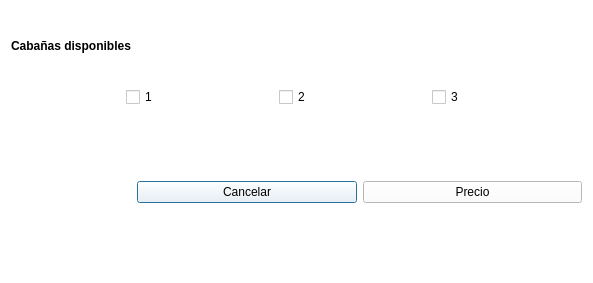
<?xml version="1.0" encoding="UTF-8"?>
<ui version="4.0">
 <class>Dialog</class>
 <widget class="QDialog" name="Dialog">
  <property name="windowModality">
   <enum>Qt::ApplicationModal</enum>
  </property>
  <property name="geometry">
   <rect>
    <x>0</x>
    <y>0</y>
    <width>593</width>
    <height>283</height>
   </rect>
  </property>
  <property name="windowTitle">
   <string>Dialog</string>
  </property>
  <property name="styleSheet">
   <string notr="true">background-color: rgb(255, 255, 255);</string>
  </property>
  <layout class="QGridLayout" name="gridLayout">
   <item row="1" column="0" colspan="3">
    <layout class="QHBoxLayout" name="horizontalLayout_2">
     <item>
      <widget class="QCheckBox" name="cab1">
       <property name="sizePolicy">
        <sizepolicy hsizetype="Fixed" vsizetype="Maximum">
         <horstretch>0</horstretch>
         <verstretch>0</verstretch>
        </sizepolicy>
       </property>
       <property name="text">
        <string>1</string>
       </property>
       <property name="iconSize">
        <size>
         <width>20</width>
         <height>20</height>
        </size>
       </property>
       <property name="shortcut">
        <string/>
       </property>
       <property name="checkable">
        <bool>true</bool>
       </property>
       <property name="checked">
        <bool>false</bool>
       </property>
       <property name="autoRepeat">
        <bool>true</bool>
       </property>
       <property name="tristate">
        <bool>false</bool>
       </property>
      </widget>
     </item>
     <item>
      <widget class="QCheckBox" name="cab2">
       <property name="sizePolicy">
        <sizepolicy hsizetype="Fixed" vsizetype="Fixed">
         <horstretch>0</horstretch>
         <verstretch>0</verstretch>
        </sizepolicy>
       </property>
       <property name="text">
        <string>2</string>
       </property>
      </widget>
     </item>
     <item>
      <widget class="QCheckBox" name="cab3">
       <property name="sizePolicy">
        <sizepolicy hsizetype="Fixed" vsizetype="Fixed">
         <horstretch>0</horstretch>
         <verstretch>0</verstretch>
        </sizepolicy>
       </property>
       <property name="text">
        <string>3</string>
       </property>
      </widget>
     </item>
    </layout>
   </item>
   <item row="2" column="1">
    <spacer name="verticalSpacer">
     <property name="orientation">
      <enum>Qt::Vertical</enum>
     </property>
     <property name="sizeType">
      <enum>QSizePolicy::Preferred</enum>
     </property>
     <property name="sizeHint" stdset="0">
      <size>
       <width>20</width>
       <height>40</height>
      </size>
     </property>
    </spacer>
   </item>
   <item row="0" column="0">
    <widget class="QLabel" name="label">
     <property name="sizePolicy">
      <sizepolicy hsizetype="Maximum" vsizetype="Maximum">
       <horstretch>0</horstretch>
       <verstretch>0</verstretch>
      </sizepolicy>
     </property>
     <property name="styleSheet">
      <string notr="true">font: 57 11pt &quot;Ubuntu&quot;;
font-weight:bold;</string>
     </property>
     <property name="text">
      <string>Cabañas disponibles</string>
     </property>
    </widget>
   </item>
   <item row="3" column="1">
    <widget class="QPushButton" name="cancelar">
     <property name="text">
      <string>Cancelar</string>
     </property>
    </widget>
   </item>
   <item row="3" column="2">
    <widget class="QPushButton" name="precio">
     <property name="text">
      <string>Precio</string>
     </property>
    </widget>
   </item>
   <item row="4" column="1">
    <spacer name="verticalSpacer_2">
     <property name="orientation">
      <enum>Qt::Vertical</enum>
     </property>
     <property name="sizeType">
      <enum>QSizePolicy::Preferred</enum>
     </property>
     <property name="sizeHint" stdset="0">
      <size>
       <width>20</width>
       <height>40</height>
      </size>
     </property>
    </spacer>
   </item>
  </layout>
 </widget>
 <resources/>
 <connections/>
</ui>
